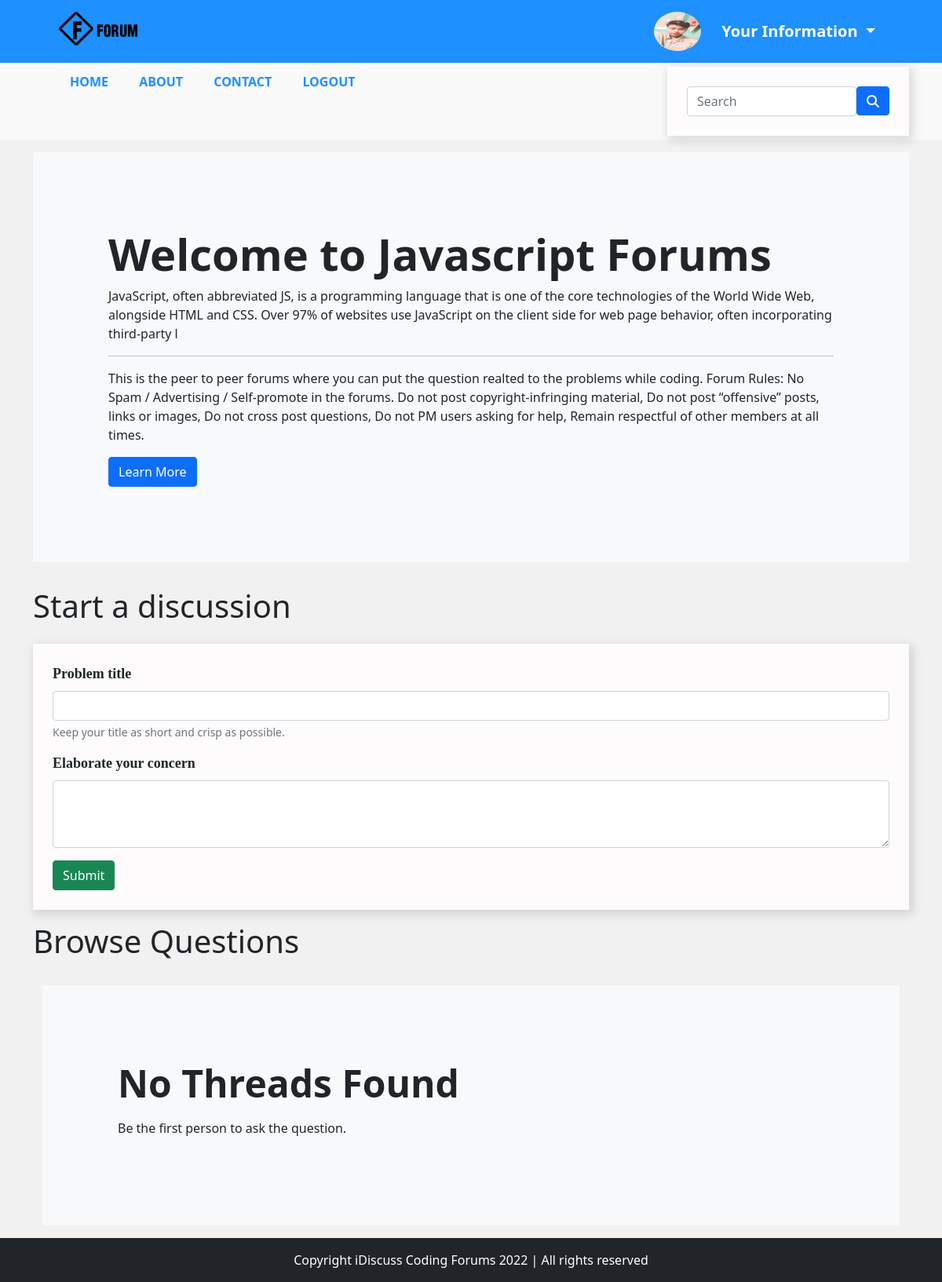
Screenshot of /threadlist.php?catid=2&loggedin=true (signed in) with the database file from the repository.
### tables this page shows
CREATE TABLE `categories` (
  `category_id` int(8) NOT NULL,
  `category_name` varchar(255) NOT NULL,
  `category_description` varchar(255) NOT NULL,
  `category_img` varchar(200) NOT NULL,
  `created` datetime NOT NULL DEFAULT current_timestamp()
);

### threadlist.php (the view, shortened to what this page needs)
<!doctype html>
<html lang="en">
<head>
    <link href="https://cdn.jsdelivr.net/npm/bootstrap@5.1.3/dist/css/bootstrap.min.css" rel="stylesheet">
</head>
<body>
    <?php include 'partials/_dbconnect.php'; ?>
    <?php
    if(isset($_GET['loggedin']) && $_GET['loggedin'] == true){
        include 'partials/_header.php';
    }else{
        include 'partials/_header1.php';
    }
    ?>
    <?php
    $id = $_GET['catid'];
    $sql = 'SELECT * FROM `categories` WHERE category_id=' . $id . '';
    $result = mysqli_query($conn, $sql);
    while ($row = mysqli_fetch_assoc($result)) {
        $catname = $row['category_name'];
        $catdesc = $row['category_description'];
    }
    ?>
    <div class="container my-3">
        <div class="container-fluid bg-light text-dark p-5">
            <div class="container bg-light p-5">
                <h1 class="display-4 fw-bold ">Welcome to <?php echo $catname; ?> Forums</h1>
                <p><?php echo $catdesc; ?></p>
                <hr>
                <p>This is the peer to peer forums where you can put the question realted to the problems while coding.
                    Forum Rules:
                    No Spam / Advertising / Self-promote in the forums.
                    Do not post copyright-infringing material,
                    Do not post “offensive” posts, links or images,
                    Do not cross post questions,
                    Do not PM users asking for help,
                    Remain respectful of other members at all times.
                </p>
                <a href="#" class="btn btn-primary">Learn More</a>
            </div>
        </div>
    </div>
    <?php
    if (isset($_SESSION['loggedin'])  && $_SESSION['loggedin'] == true) {
        echo   ' <div class="container">
    <h1 class="py-3">Start a discussion</h1>
   <form action="' . $_SERVER["REQUEST_URI"] . '" method="POST">
        <div class="mb-3">
            <label for="exampleInputEmail1" class="form-label">Problem title</label>
            <input type="text" class="form-control" id="title" name="title" aria-describedby="title">
            <div id="emailHelp" class="form-text">Keep your title as short and crisp as possible.</div>
        </div>
        <div class="mb-3">
            <label for="exampleFormControlTextarea1" class="form-label">Elaborate your concern</label>
            <textarea class="form-control" id="desc" name="desc" rows="3"></textarea>
            <input type="hidden" name="sno" value="' . $_SESSION["userid"] . '">
        </div>
        <button type="submit" class="btn btn-success">Submit</button>
    </form>
</div>';
    } else {
        echo '
        <div class="container">
        <h1 class="py-3">Start a discussion</h1>
        <p class="lead">You are not logged in. Please login to be able to start a discussion.</p>
    </div>';
    }
    ?>
    <div class="container" id="ques">
        <h1 class="py-3">Browse Questions</h1>
        <?php
        $noResult = true;
        if ($noResult) {
            echo '<div class="container my-3">
            <div class="container-fluid bg-light text-dark p-5">
                <div class="container bg-light p-5">
                    <p class="display-5 fw-bold">No Threads Found</p>
                    <p><?php  echo $catdesc; ?></p>
        <p>Be the first person to ask the question.
        </p>
    </div>
    </div>
    </div>';
        }
?>
    </div>
</body>
</html>
<?php include 'partials/_footer.php'; ?>

### partials/_header.php (shortened to what this page needs)
<!doctype html>
<html lang="en">
<head>
    <link href="https://cdn.jsdelivr.net/npm/bootstrap@5.1.3/dist/css/bootstrap.min.css" rel="stylesheet">
    <link rel="stylesheet" href="style.css">
</head>
<body>
    <div class="header-admin">
        <div class="container">
            <div class="row">
                <div class="col-md-2">
                    <img src="/forum/admin/upload/logo.png" alt="" class="logo">
                </div>
                <div class="offset-md-6 col-md-4">
                    <?php
                    include '_dbconnect.php';
                    $userid = $_SESSION['userid'];
                    $sql1 = "SELECT * FROM adminuser WHERE id = $userid";
                    $result1 = mysqli_query($conn, $sql1);
                    if (mysqli_num_rows($result1)) {
                        $row = mysqli_fetch_assoc($result1);
                    ?>
                        <img src="admin/upload/<?php echo $row['user_image'] ?>" style="height: 50px; width: 60px; border-radius: 50%;" alt="">
                        <div class="dropdown" style="display: inline-block;">
                            <button style="margin-left: 10px; background: none; outline: none; border: none; font-size: 20px; font-weight: bold;" class="btn btn-secondary dropdown-toggle" type="button" id="dropdownMenuButton2" data-bs-toggle="dropdown" aria-expanded="false">
                                Your Information
                            </button>
                        </div>
                    <?php
                    }
                    ?>
                </div>
            </div>
        </div>
    </div>
    <div id="admin-menubar" style="padding: 5px;">
        <div class="container">
            <div class="row">
                <div class="col-md-8">
                    <ul class="admin-menu">
                        <li> <a href="index.php?loggedin=true">Home</a> </li>
                        <li> <a href="about.php?loggedin=true">About</a> </li>
                        <li> <a href="contact.php?loggedin=true">Contact</a> </li>
                        <?php
                        if (isset($_SESSION['loggedin']) && $_SESSION['loggedin'] == "true") {
                            echo '<li> <a href="partials/_logout.php">Logout</a> </li>';
                        }
                        ?>
                    </ul>
                </div>
                <div class="col-md-4">
                <div class="input-group ps-5">
                    <?php
                   echo  '<form  method="GET" action="search.php" style="display: inherit;">
                            <div id="navbar-search" style="height: auto; display: inherit;" class="form-outline">
                                <input name="search" type="search" id="form1" placeholder="Search" class="form-control" />
                            </div>
                            <button type="submit" style="height: 37px;" class="btn btn-primary">
                                <i class="fas fa-search"></i>
                            </button>
                        </div>
                    </form>';
                    ?>
                </div>
            </div>
        </div>
    </div>

### partials/_footer.php
<div class="container-fluid bg-dark text-light py-3">
    <p class="text-center mb-0 text-white">Copyright iDiscuss Coding Forums <?php echo date('Y'); ?> | All rights reserved</p>
</div>

### admin/style.css (style rules this page uses)
body { background: #f1f1f1; }
form { background: rgb(253, 251, 251); padding: 25px; box-shadow: 3px 4px 12px 2px rgba(0, 0, 0, 0.13); }
label { font-weight: bold; font-size: 18px; font-family: cascadia code; }

### threadlist.php (style rules this page uses)
#ques { min-height: 400px; }

### partials/_header.php (style rules this page uses)
.header-admin { width: 100%; background: #1e90ff; text-align: center; padding: 15px; }
.logo { display: inline-block; width: 60%; }
#admin-menubar { width: 100%; background: #f9f9f9; }
#admin-menubar .admin-menu { margin-bottom: 0px; }
#admin-menubar li { display: inline-block; margin: 0 5px 0 0; }
#admin-menubar .admin-menu li a { color: #1e90ff; font-size: 16px; font-weight: bold; text-decoration: none; text-transform: uppercase; padding: 7px 15px; display: block; transition: all 0.3s; cursor: pointer; }

### rows the page displays
categories: category_name "Javascript", category_description "JavaScript, often abbreviated JS, is a programming language that is one of the core technologies of the World Wide Web, alongside HTML and CSS. Over 97% of websites use JavaScript on the client side for web page behavior, often incorporating third-party l"
